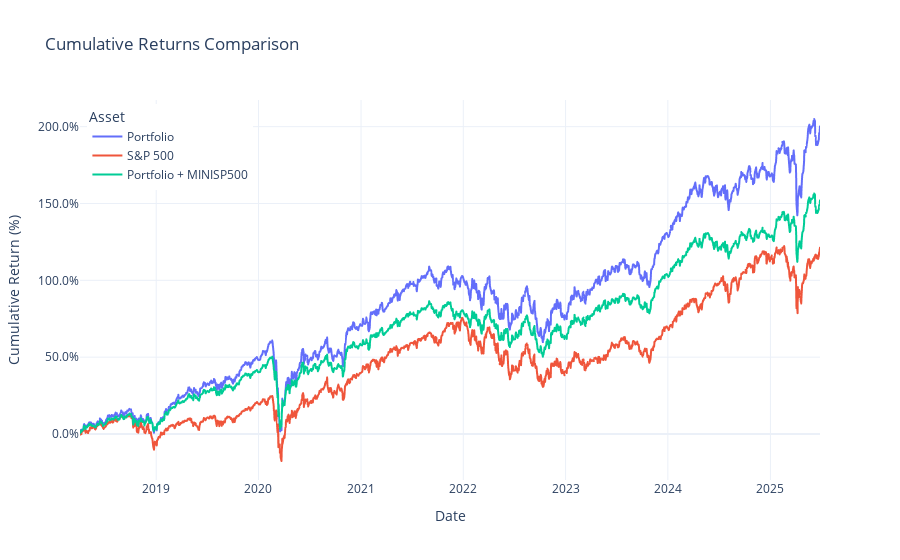

The notebook cell saved with this chart:
### Code cell
plot_cumulative_returns(results_df_mini_sp500['Portfolio'], results_df_mini_sp500['SP500'], results_df_mini_sp500['Portfolio + MINISP500'], 'Portfolio + MINISP500')

### Figure 1 — Plotly figure (JSON) as saved in the notebook; plotly's stock layout.template omitted (floating-point values rounded to 4 significant figures; data arrays with more than 128 entries replaced by an {"elided": "..."} marker saying what was removed)
{"data": [{"hovertemplate": "<b>%{fullData.name}</b><br>Date: %{x}<br>Cumulative Return: %{y:.2%}<br><extra></extra>", "legendgroup": "Portfolio", "line": {"color": "#636efa", "dash": "solid"}, "marker": {"symbol": "circle"}, "mode": "lines", "name": "Portfolio", "showlegend": true, "type": "scattergl", "x": {"elided": "1763 str values"}, "xaxis": "x", "y": {"elided": "1763 float values"}, "yaxis": "y"}, {"hovertemplate": "<b>%{fullData.name}</b><br>Date: %{x}<br>Cumulative Return: %{y:.2%}<br><extra></extra>", "legendgroup": "S&P 500", "line": {"color": "#EF553B", "dash": "solid"}, "marker": {"symbol": "circle"}, "mode": "lines", "name": "S&P 500", "showlegend": true, "type": "scattergl", "x": {"elided": "1763 str values"}, "xaxis": "x", "y": {"elided": "1763 float values"}, "yaxis": "y"}, {"hovertemplate": "<b>%{fullData.name}</b><br>Date: %{x}<br>Cumulative Return: %{y:.2%}<br><extra></extra>", "legendgroup": "Portfolio + MINISP500", "line": {"color": "#00cc96", "dash": "solid"}, "marker": {"symbol": "circle"}, "mode": "lines", "name": "Portfolio + MINISP500", "showlegend": true, "type": "scattergl", "x": {"elided": "1763 str values"}, "xaxis": "x", "y": {"elided": "1763 float values"}, "yaxis": "y"}], "layout": {"hovermode": "x unified", "legend": {"title": {"text": "Asset"}, "tracegroupgap": 0, "x": 0.01, "xanchor": "left", "y": 0.99, "yanchor": "top"}, "title": {"text": "Cumulative Returns Comparison"}, "xaxis": {"anchor": "y", "domain": [0, 1], "title": {"text": "Date"}}, "yaxis": {"anchor": "x", "domain": [0, 1], "tickformat": ".1%", "title": {"text": "Cumulative Return (%)"}}}}
